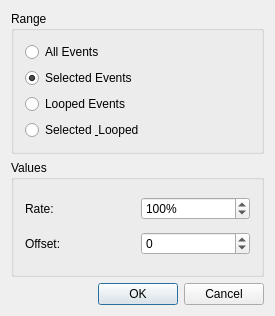
<?xml version="1.0" encoding="UTF-8"?>
<ui version="4.0">
 <class>GateTimeBase</class>
 <widget class="QDialog" name="GateTimeBase">
  <property name="geometry">
   <rect>
    <x>0</x>
    <y>0</y>
    <width>275</width>
    <height>316</height>
   </rect>
  </property>
  <property name="windowTitle">
   <string>MusE: Modify Gate Time</string>
  </property>
  <layout class="QVBoxLayout">
   <property name="spacing">
    <number>6</number>
   </property>
   <property name="margin">
    <number>11</number>
   </property>
   <item>
    <widget class="QGroupBox" name="rangeBox">
     <property name="title">
      <string>Range</string>
     </property>
     <layout class="QVBoxLayout">
      <property name="spacing">
       <number>6</number>
      </property>
      <property name="margin">
       <number>11</number>
      </property>
      <item>
       <widget class="QRadioButton" name="allButton">
        <property name="text">
         <string>All Events</string>
        </property>
       </widget>
      </item>
      <item>
       <widget class="QRadioButton" name="selButton">
        <property name="text">
         <string>Selected Events</string>
        </property>
        <property name="checked">
         <bool>true</bool>
        </property>
       </widget>
      </item>
      <item>
       <widget class="QRadioButton" name="loopButton">
        <property name="text">
         <string>Looped Events</string>
        </property>
       </widget>
      </item>
      <item>
       <widget class="QRadioButton" name="sloopButton">
        <property name="text">
         <string>Selected &amp; Looped</string>
        </property>
       </widget>
      </item>
     </layout>
    </widget>
   </item>
   <item>
    <widget class="QGroupBox" name="GroupBox3">
     <property name="title">
      <string>Values</string>
     </property>
     <layout class="QGridLayout">
      <property name="margin">
       <number>11</number>
      </property>
      <property name="spacing">
       <number>6</number>
      </property>
      <item row="0" column="0">
       <widget class="QLabel" name="TextLabel3">
        <property name="text">
         <string>Rate:</string>
        </property>
        <property name="wordWrap">
         <bool>false</bool>
        </property>
       </widget>
      </item>
      <item row="1" column="0">
       <widget class="QLabel" name="TextLabel4">
        <property name="text">
         <string>Offset:</string>
        </property>
        <property name="wordWrap">
         <bool>false</bool>
        </property>
       </widget>
      </item>
      <item row="0" column="1">
       <widget class="QSpinBox" name="rate">
        <property name="suffix">
         <string>%</string>
        </property>
        <property name="maximum">
         <number>200</number>
        </property>
        <property name="value">
         <number>100</number>
        </property>
       </widget>
      </item>
      <item row="1" column="1">
       <widget class="QSpinBox" name="offset">
        <property name="minimum">
         <number>-999</number>
        </property>
        <property name="maximum">
         <number>999</number>
        </property>
        <property name="singleStep">
         <number>1</number>
        </property>
       </widget>
      </item>
     </layout>
    </widget>
   </item>
   <item>
    <layout class="QHBoxLayout">
     <property name="spacing">
      <number>6</number>
     </property>
     <property name="margin">
      <number>0</number>
     </property>
     <item>
      <spacer name="spacer">
       <property name="orientation">
        <enum>Qt::Horizontal</enum>
       </property>
       <property name="sizeType">
        <enum>QSizePolicy::Expanding</enum>
       </property>
       <property name="sizeHint" stdset="0">
        <size>
         <width>0</width>
         <height>0</height>
        </size>
       </property>
      </spacer>
     </item>
     <item>
      <widget class="QPushButton" name="okButton">
       <property name="text">
        <string>OK</string>
       </property>
       <property name="autoDefault">
        <bool>false</bool>
       </property>
       <property name="default">
        <bool>true</bool>
       </property>
      </widget>
     </item>
     <item>
      <widget class="QPushButton" name="cancelButton">
       <property name="text">
        <string>Cancel</string>
       </property>
      </widget>
     </item>
    </layout>
   </item>
  </layout>
 </widget>
 <pixmapfunction>qPixmapFromMimeSource</pixmapfunction>
 <resources/>
 <connections>
  <connection>
   <sender>okButton</sender>
   <signal>clicked()</signal>
   <receiver>GateTimeBase</receiver>
   <slot>accept()</slot>
   <hints>
    <hint type="sourcelabel">
     <x>20</x>
     <y>20</y>
    </hint>
    <hint type="destinationlabel">
     <x>20</x>
     <y>20</y>
    </hint>
   </hints>
  </connection>
  <connection>
   <sender>cancelButton</sender>
   <signal>clicked()</signal>
   <receiver>GateTimeBase</receiver>
   <slot>reject()</slot>
   <hints>
    <hint type="sourcelabel">
     <x>20</x>
     <y>20</y>
    </hint>
    <hint type="destinationlabel">
     <x>20</x>
     <y>20</y>
    </hint>
   </hints>
  </connection>
 </connections>
</ui>
